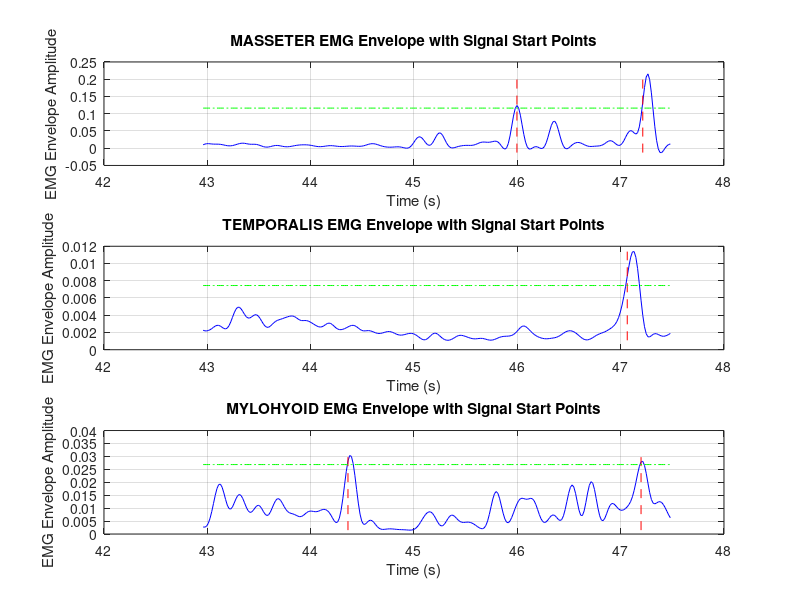

Here is the MATLAB script that generated this plot:
clc;
clear;
load('./SegmentedData/IndividualSegments.mat');
% Assign your actual data structure to emg_class
emg_class = purse_lips_3;

% Define your sections (use cell array for strings)
sections = {'masseter', 'temporalis', 'mylohyoid'};

% Create a single figure for all subplots
figure('Name', 'EMG Envelope Analysis');

% Loop through each section to create a subplot for each
for i = 1:length(sections)

    % Select the current subplot for plotting
    % subplot(rows, columns, plot_number)
    subplot(3, 1, i);

    % Get the current section name
    currentSection = sections{i};

    % Construct the full field name dynamically for the envelope data
    fieldName = strcat(currentSection, '_envelope');

    % Access the EMG envelope data for the current section
    emg_data = emg_class.emg.(fieldName);

    % Calculate the threshold (mean + 1 * standard deviation)
    threshold = mean(emg_data) + 3 * std(emg_data);

    % Plot the EMG envelope data
    plot(emg_class.time, emg_data, 'b-', 'DisplayName', 'EMG Envelope');
    hold on; % Keep the current plot active to add more elements

    % Find the indices where the EMG signal crosses the threshold from below
    % This identifies points where the signal was below threshold and then becomes
    % at or above the threshold in the next sample.
    start_indices = find(emg_data(1:end-1) < threshold & emg_data(2:end) >= threshold) + 1;

    % Get the time points corresponding to these starting indices
    start_times = emg_class.time(start_indices);

    % Draw vertical lines at each identified start point
    % These lines extend from the minimum to the maximum of the current EMG data
    for j = 1:length(start_times)
        plot([start_times(j), start_times(j)], [min(emg_data), max(emg_data)], 'r--', 'DisplayName', 'Signal Start Points');
    end

    % Draw a horizontal line for the calculated threshold
    plot(emg_class.time, repmat(threshold, size(emg_class.time)), 'g-.', 'DisplayName', 'EMG Threshold');

    hold off; % Release the hold on the subplot

    % Add labels and title specific to the current subplot
    xlabel('Time (s)');
    ylabel('EMG Envelope Amplitude');
    title(sprintf('%s EMG Envelope with Signal Start Points', upper(currentSection))); % Dynamic title

    % Add a legend for the current subplot
    % 'Location', 'best' tries to find the best spot for the legend
    % legend('show', 'Location', 'best');
    grid on; % Add a grid for better readability
end